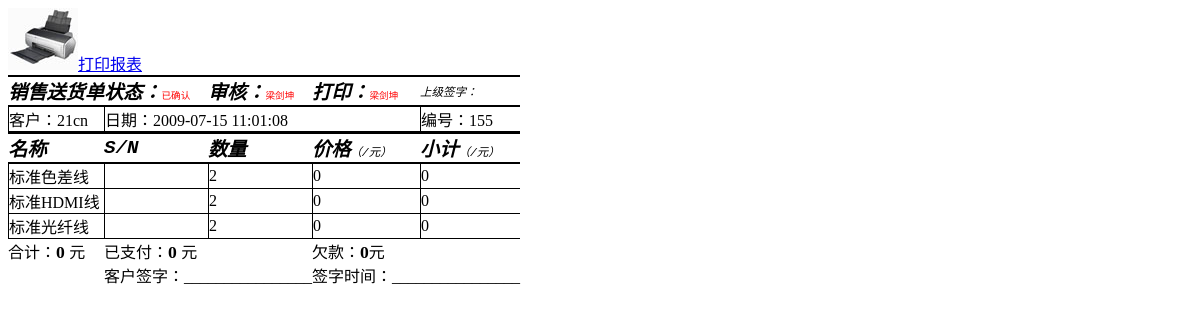
The page /sq.php?status=2&id=155&type=3 (signed in) on the database its author committed.
### tables this page shows
CREATE TABLE `tbOrg` (
  `id` int(11) NOT NULL auto_increment,
  `fdName` varchar(64) NOT NULL default '',
  `fdLogin` varchar(32) default NULL,
  `fdPassword` varchar(77) default NULL,
  `fdContact` varchar(128) default NULL COMMENT '联系方法(电话、地址、邮编、联系人)',
  `fdDisabled` tinyint(4) NOT NULL default '0',
  PRIMARY KEY  (`id`)
);

CREATE TABLE `tbBill` (
  `id` int(11) NOT NULL auto_increment,
  `fdBillTypeID` int(11) NOT NULL default '0' COMMENT '单据类型\r\n            1-进仓单，fdFromOrgID为供应商，fdToOrgID为内部仓库，提交后增加tbObject记录或数量\r\n            2-调货单，fdFromOrgID和fdToOrgID为仓库/内部员工/外部员工，提交后变更tbObject记录或数量\r\n            3-销售单，fdFromOrgID为仓库/内部员工/外部员工，fdToOrgID为内部员工/外部员工/经销商/客户，提交后变更tbObject记录\r\n            4-退货单，fd',
  `fdFromOrgID` int(11) NOT NULL default '0',
  `fdToOrgID` int(11) NOT NULL default '0',
  `fdAuditOrgID` int(11) NOT NULL default '0',
  `fdStatus` int(11) NOT NULL default '0' COMMENT '单据状态\r\n            0-未审核\r\n            1-未确认\r\n            2-已确认\r\n            3-已作废',
  `fdPayment` int(11) NOT NULL default '0' COMMENT '已付货款，以分为单位。\r\n            一份票据的总金额不记录在tbBill中，需要对tbItem进行SUM()操作获得',
  `fdAbstract` varchar(128) default NULL,
  `fdCreate` datetime NOT NULL default '0000-00-00 00:00:00',
  `fdAudit` datetime default NULL,
  `fdConfirm` datetime default NULL,
  `fdCancel` datetime default NULL,
  `fdCreateOrgID` int(11) NOT NULL,
  PRIMARY KEY  (`id`),
  KEY `FK_AuditOrg_Bill` (`fdAuditOrgID`),
  KEY `FK_BillType_Bill` (`fdBillTypeID`),
  KEY `FK_FromOrg_Bill` (`fdFromOrgID`),
  KEY `FK_ToOrg_Bill` (`fdToOrgID`)
);

CREATE TABLE `tbItem` (
  `id` int(11) NOT NULL auto_increment,
  `fdBillID` int(11) NOT NULL default '0',
  `fdObjectID` int(11) NOT NULL default '0',
  `fdQuantity` int(11) NOT NULL default '0' COMMENT '数量\r\n            对于有唯一编码的货物，fdQuantity总是等于1\r\n            对于无唯一编码的货物，fdQuantity可为任意非负数',
  `fdPrice` int(11) NOT NULL default '0' COMMENT '商品转移价格，以分为单位。',
  `fdClassID` int(11) NOT NULL,
  `fdSN` varchar(64) default NULL,
  PRIMARY KEY  (`id`),
  KEY `FK_Bill_Item` (`fdBillID`),
  KEY `FK_Object_Item` (`fdObjectID`)
);

CREATE TABLE `tbClass` (
  `id` int(11) NOT NULL auto_increment,
  `fdSortID` int(11) NOT NULL default '0',
  `fdName` varchar(64) NOT NULL default '',
  `fdPrice` int(11) NOT NULL default '0' COMMENT '标准售价，以分为单位',
  PRIMARY KEY  (`id`),
  KEY `FK_Sort_Class` (`fdSortID`)
);

### billdata.php (the view, shortened to what this page needs)
<?php
function printbillitem($billtype,$billid)
{
	$query="select * from tbBill where id={$billid}";
	$result=mysql_query($query);
	$pay=mysql_result($result,0,"fdPayment");
	$orgfrom=mysql_result($result,0,"fdFromOrgID");
	$orgto=mysql_result($result,0,"fdToOrgID");
	$status=mysql_result($result,0,"fdStatus");
	$auditid=mysql_result($result,0,"fdAuditOrgID");
	$createtime=mysql_result($result,0,"fdCreate");
	$query="select fdName from tbOrg where id={$orgto}";
	$result=mysql_query($query);
	$orgtoname=mysql_result($result,0,"fdName");
	$query="select fdName from tbOrg where id={$orgfrom}";
	$result=mysql_query($query);
	$orgfromname=mysql_result($result,0,"fdName");
	if($auditid!=0)
	{
	$query="select fdName from tbOrg where id={$auditid}";
	$result=mysql_query($query);
	$auditname=mysql_result($result,0,"fdName");
	}
	$query="select fdName from tbOrg where id={$_SESSION["OrgID"]}";
	$result=mysql_query($query);
	$orgname=mysql_result($result,0,"fdName");
	echo "<table border='0'  cellspacing='0' cellpadding='0'>";
echo "<tr>";
	switch($billtype){
	case 3:
	echo "<td class='head'>销售送货单</td>";
	break;
	break;}
	switch($status){
	case 2:
	echo "<td class='head'>状态：<b>已确认</b></td>";
	break;
	break;}
	if($auditid==0)
	echo "<td class='head'>&nbsp;</td>";
	else
	echo "<td class='head'>审核：<b>$auditname</b></td>";
    echo "<td class='head'>打印：<b>$orgname</b></td>";
	echo "<td class='head'><a>上级签字：</a></td>";
echo "</tr>";
		echo "<tr>";
		if($billtye==3)
		echo "<td class='class' colspan='3' >客户：$orgtoname</td>";
		elseif($billtype==1||$billtype==2)
		echo "<td class='class'>从：$orgfromname 到：$orgtoname </td>";
		else
		echo "<td class='class'  >客户：$orgtoname</td>";
		echo "<td class='class' colspan='3'>日期：$createtime</td>";
		echo "<td class='class'>编号：$billid</td>";
		echo "</tr>";
		echo "<tr>";
	echo "<td class='head'>名称</td>";
	echo "<td class='head'>S/N</td>";
	echo "<td class='head'>数量</td>";
	if($billtype!=2){
	echo "<td class='head'>价格<a>（/元）</a></td>";
	echo "<td class='head'>小计<a>（/元）</a></td>";
	}
	echo "</tr>";
	$query="select * from tbItem where fdBillID={$billid}";
	$thebigcost=0;
	$result=mysql_query($query);
		while($row=mysql_fetch_assoc($result))
	{
		$objectname=getobjectname($row["fdClassID"]);
		$sn=$row["fdSN"];
		$count=$row["fdQuantity"];
		if($billtype!=2)
		{
		$cost=$row["fdPrice"]/100;
		$full=$count*$cost;
		$thebigcost+=$full;
		}
		echo "<tr>";
	echo "<td class='class'>$objectname</td>";
	if($sn)
	echo "<td class='class'>$sn</td>";
	else
	echo "<td class='class'>&nbsp</td>";
	echo "<td class='class'>$count</td>";
	if($billtype!=2)
	{
	echo "<td class='class'>$cost</td>";
	echo "<td class='class'>$full</td>";
	}
	echo "</tr>";
	}
	echo "<tr>";
	if($billtype!=2)
	{
	echo "<td   class='heji'>合计：<a>$thebigcost </a>元</td>";
	echo "<td   class='heji' colspan='2'>已支付：<a>$pay </a>元</td>";
	echo "<td   class='heji' colspan='2'> 欠款：<a>".($thebigcost-$pay)."</a>元</td>";
	}
	echo "</tr>";
	echo "<tr><td></td><td colspan='2'>";
		if($billtype==1||$billtype==2)
	echo "确认人签字:";
	else
	echo "<a>客户签字：________________<a>";
	echo "</td>";
	echo "<td colspan='2'>";
	echo "签字时间：________________";
	echo "</td>";
	echo "</tr>";
	echo "</table>";
}
function getobjectname($classid)
{
		$query="select fdName from tbClass where id={$classid}";
		$result=mysql_query($query);
		$classname=mysql_result($result,0,"fdName");
		return $classname;
	}
?>

### print.css (style rules this page uses)
.head { font-size:1.2em; font-family:"Courier New", Courier, monospace; font-style:italic; border:2px #000 solid; border-left:1px; border-right:0px; margin:0px; font-weight:bold; }
b { color:#F00; font-weight:400; font-size:0.5em; font-family:Verdana, Geneva, sans-serif; font-style:normal; }
.class { border-left:1px #000 solid; border-bottom:1px #000 solid; border-top:0px; }
tr { margin:0px; }
.heji a { text-align:right; font-size:1.1em; font-weight:bold; }
.head a { font-size:0.6em; font-weight:100; }

### rows shown on the page
tborg: fdName "梁剑坤"
tborg: fdName "21cn"
tbbill: fdCreate "2009-07-15 11:01:08", fdPayment "0", $thebigcost-$pay "0"
tbitem: fdClassID.fdName "标准色差线", fdQuantity "2", fdPrice "0"
tbitem: fdClassID.fdName "标准HDMI线", fdQuantity "2", fdPrice "0"
tbitem: fdClassID.fdName "标准光纤线", fdQuantity "2", fdPrice "0"

### other values the page prints
$billid "155"
$thebigcost "0"
